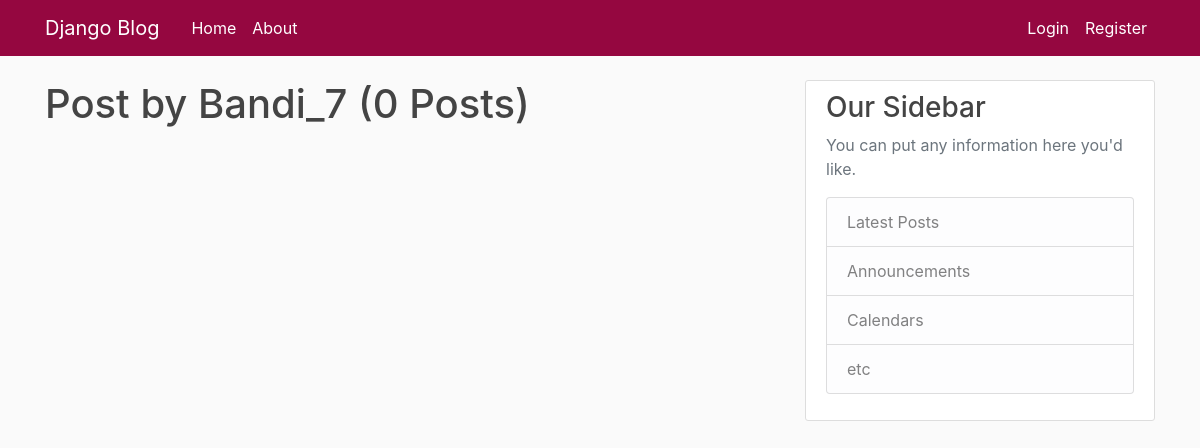
Before: /user/Bandi_7 with the older database file.
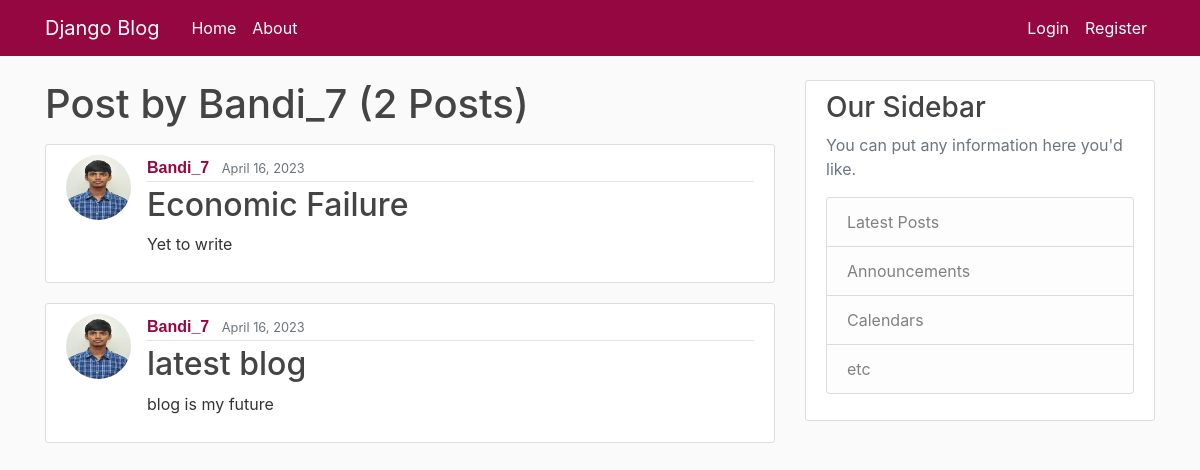
After: the same page with the newer database file.
### blog/models.py (models this page shows, shortened)
class Post(models.Model):
	title = models.CharField(max_length=100)
	content= models.TextField()
	date_posted = models.DateTimeField(default=timezone.now)
	author=models.ForeignKey(User,on_delete=models.CASCADE)

### users/models.py (models this page shows, shortened)
class Profile(models.Model):
    user = models.OneToOneField(User, on_delete=models.CASCADE) # Delete profile when user is deleted
    image=models.ImageField(default='default.jpg',upload_to='profile_pics')

### blog/views.py (the view)
# urls.py: path('user/<str:username>',UserPostListView.as_view(),name='user-posts'),
class UserPostListView(ListView):
    model = Post
    template_name = 'blog/user_post.html'  # <app>/<model>_<viewtype>.html
    context_object_name = 'posts'
    paginate_by = 5
    def get_queryset(self):
        user = get_object_or_404(User, username=self.kwargs.get('username'))
        return Post.objects.filter(author=user).order_by('-date_posted')

### blog/templates/blog/user_post.html (shortened to what this page needs)
{% extends "blog/base.html" %}
{% block content %}
    <h1 class="mb-3" >Post by {{ view.kwargs.username }} ({{ page_obj.paginator.count }} Posts)</h1>
    {% for post in posts %}
        <article class="media content-section">
            <img class ="rounded-circle article-img" src="{{ post.author.profile.image.url }}">
            <div class="media-body">
            <div class="article-metadata">
                <a class="mr-2" href="{% url 'user-posts' post.author.username %}">{{ post.author }}</a>
                <small class="text-muted">{{ post.date_posted|date:"F d, Y" }}</small>
            </div>
            <h2><a class="article-title" href="{% url 'post-detail' post.id %}">{{ post.title }}</a></h2>
            <p class="article-content">{{ post.content }}</p>
            </div>
        </article>
    {% endfor %}
{% endblock content %}

Changed rows visible on the page:
added Post: author.profile.image (picture), author "Bandi_7", date_posted "April 16, 2023", title "Economic Failure", content "Yet to write"
added Post: author.profile.image (picture), author "Bandi_7", date_posted "April 16, 2023", title "latest blog", content "blog is my future"
Other visible differences:
{{ page_obj.paginator.count }}: "0" → "2"
